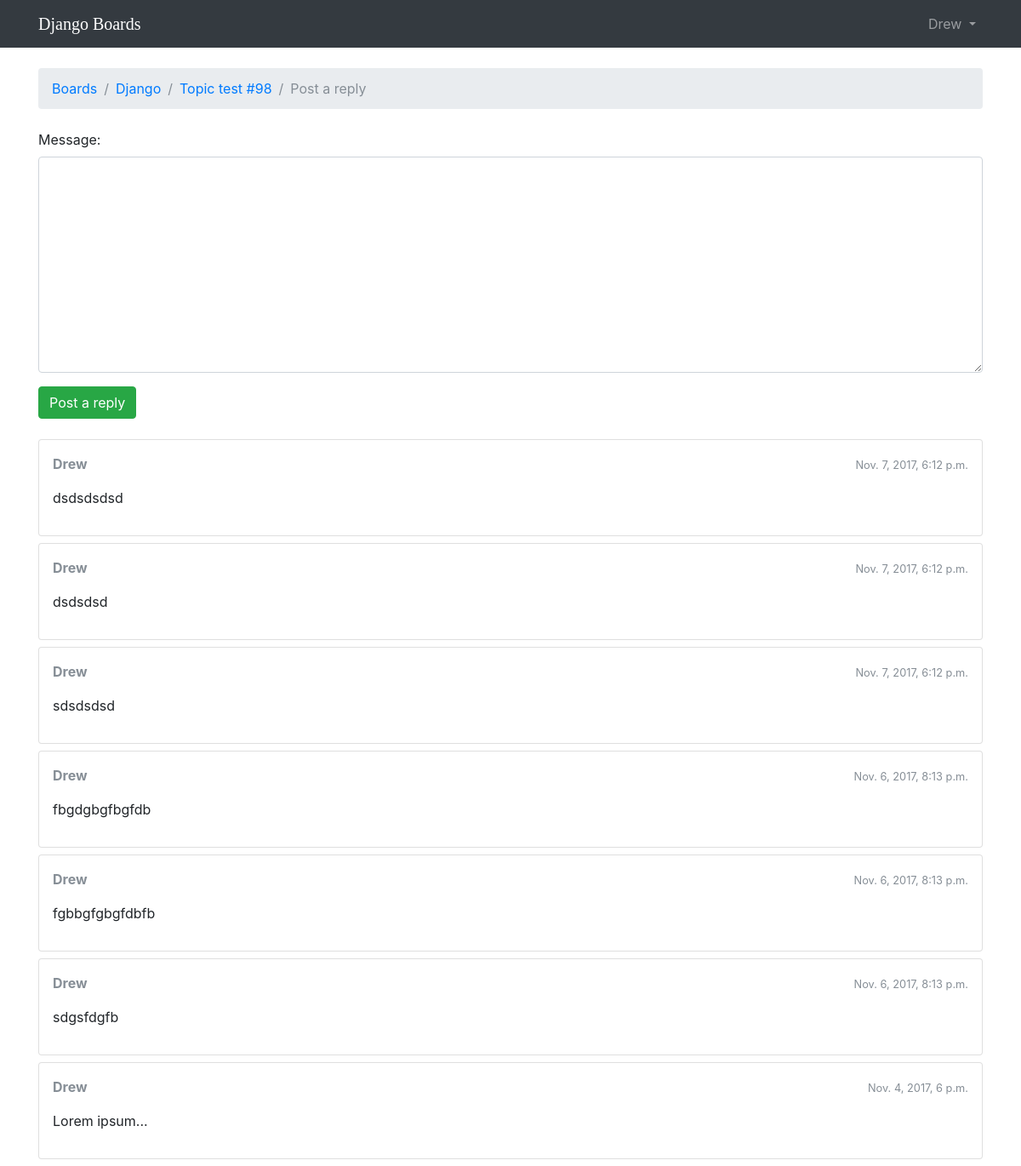
/boards/1/topics/106/reply/ (signed in), run on the app's committed database.
### boards/models.py (models this page shows, shortened)
class Topic(models.Model):
    subject = models.CharField(max_length=255)
    last_updated = models.DateTimeField(auto_now_add=True)
    board = models.ForeignKey(Board, related_name='topics')
    starter = models.ForeignKey(User, related_name='topics')
    views = models.PositiveIntegerField(default=0)
    def get_last_ten_posts(self):
        return self.posts.order_by('-created_at')[:10]

class Board(models.Model):
    name = models.CharField(max_length=30, unique=True)
    description = models.CharField(max_length=100)

class Post(models.Model):
    message = models.TextField(max_length=4000)
    topic = models.ForeignKey(Topic, related_name='posts')
    created_at = models.DateTimeField(auto_now_add=True)
    updated_at = models.DateTimeField(null=True)
    created_by = models.ForeignKey(User, related_name='posts')
    updated_by = models.ForeignKey(User, null=True, related_name='+')
    def get_message_as_markdown(self):
        return mark_safe(markdown(self.message, safe_mode='escape'))

### boards/views.py (the view)
@login_required
def reply_topic(request, pk, topic_pk):
    topic = get_object_or_404(Topic, board__pk=pk, pk=topic_pk)
    if request.method == 'POST':
        form = PostForm(request.POST)
        if form.is_valid():
            post = form.save(commit=False)
            post.topic = topic
            post.created_by = request.user
            post.save()
            topic.last_updated = timezone.now()
            topic.save()
            topic_url = reverse('topic_posts', kwargs={'pk': pk, 'topic_pk': topic_pk})
            topic_post_url = '{url}?page={page}#{id}'.format(
                url=topic_url,
                id=post.pk,
                page=topic.get_page_count()
            )
            return redirect(topic_post_url)
    else:
        form = PostForm()
    return render(request, 'reply_topic.html', {'topic': topic, 'form': form})

### boards/forms.py
class PostForm(forms.ModelForm):
    class Meta:
        model = Post
        fields = ['message', ]

### boards/templatetags/form_tags.py (called while the page is built)
@register.filter
def input_class(bound_field):
    css_class = ''
    if bound_field.form.is_bound:
        if bound_field.errors:
            css_class = 'is-invalid'
        elif field_type(bound_field) != 'PasswordInput':
            css_class = 'is-valid'
    return 'form-control {}'.format(css_class)

### templates/reply_topic.html (shortened to what this page needs)
{% extends 'base.html' %}
{% load static %}
{% block stylesheet %}
<link rel="stylesheet" href="{% static 'css/simplemde.min.css' %}">
{% endblock %}
{% block breadcrumb %}
  <li class="breadcrumb-item"><a href="{% url 'home' %}">Boards</a></li>
  <li class="breadcrumb-item"><a href="{% url 'board_topics' topic.board.pk %}">{{ topic.board.name }}</a></li>
  <li class="breadcrumb-item"><a href="{% url 'topic_posts' topic.board.pk topic.pk %}">{{ topic.subject }}</a></li>
  <li class="breadcrumb-item active">Post a reply</li>
{% endblock %}
{% block content %}
  <form method="post" class="mb-4">
    {% include 'includes/form.html' %}
    <button type="submit" class="btn btn-success">Post a reply</button>
  </form>
  {% for post in topic.get_last_ten_posts %}
    <div class="card mb-2">
      <div class="card-body p-3">
        <div class="row mb-3">
          <div class="col-6">
            <strong class="text-muted">{{ post.created_by.username }}</strong>
          </div>
          <div class="col-6 text-right">
            <small class="text-muted">{{ post.created_at }}</small>
          </div>
        </div>
        {{ post.get_message_as_markdown }}
      </div>
    </div>
  {% endfor %}
{% endblock %}

### templates/base.html (shortened to what this page needs)
{% load static %}
<!DOCTYPE html>
<html>
<head>
    <link rel="stylesheet" href="{% static 'css/bootstrap.min.css' %}">
    <link rel="stylesheet" href="{% static 'css/app.css' %}">
    {% block stylesheet %}{% endblock %}
</head>
<body>
    {% block body %}
    <nav class="navbar navbar-expand-sm navbar-dark bg-dark">
        <div class="container">
            <a class="navbar-brand" href="{% url 'home' %}">Django Boards</a>
            <div class="collapse navbar-collapse" id="mainMenu">
                {% if user.is_authenticated %}
                <ul class="navbar-nav ml-auto">
                    <li class="nav-item dropdown">
                        <a class="nav-link dropdown-toggle" href="#" id="userMenu" data-toggle="dropdown" aria-haspopup="true" aria-expanded="false">
                            {{ user.username }}
                        </a>
                    </li>
                </ul>
                {% else %}
                <form class="form-inline ml-auto">
                    <a href="{% url 'login' %}" class="btn btn-outline-secondary">Log in</a>
                    <a href="{% url 'signup' %}" class="btn btn-primary ml-2">Sign up</a>
                </form>
                {% endif %}
            </div>
        </div>
    </nav>
    <div class="container">
        <ol class="breadcrumb my-4">
            {% block breadcrumb %}
            {% endblock %}
        </ol>
        {% block content %}
        {% endblock %}
    </div>
    {% endblock body %}
</body>
</html>

### static/css/app.css (style rules this page uses)
.navbar-brand { font-family: 'Indie+Flower', cursive; }

### data on the page
Topic: board.name "Django", subject "Topic test #98"
Post: created_by.username "Drew", created_at "Nov. 7, 2017, 6:12 p.m.", get_message_as_markdown "dsdsdsdsd"
Post: created_by.username "Drew", created_at "Nov. 7, 2017, 6:12 p.m.", get_message_as_markdown "dsdsdsd"
Post: created_by.username "Drew", created_at "Nov. 7, 2017, 6:12 p.m.", get_message_as_markdown "sdsdsdsd"
Post: created_by.username "Drew", created_at "Nov. 6, 2017, 8:13 p.m.", get_message_as_markdown "fbgdgbgfbgfdb"
Post: created_by.username "Drew", created_at "Nov. 6, 2017, 8:13 p.m.", get_message_as_markdown "fgbbgfgbgfdbfb"
Post: created_by.username "Drew", created_at "Nov. 6, 2017, 8:13 p.m.", get_message_as_markdown "sdgsfdgfb"
Post: created_by.username "Drew", created_at "Nov. 4, 2017, 6 p.m.", get_message_as_markdown "Lorem ipsum..."

### other printed values
{{ user.username }} "Drew"
{{ field.label_tag }} "Message:"
